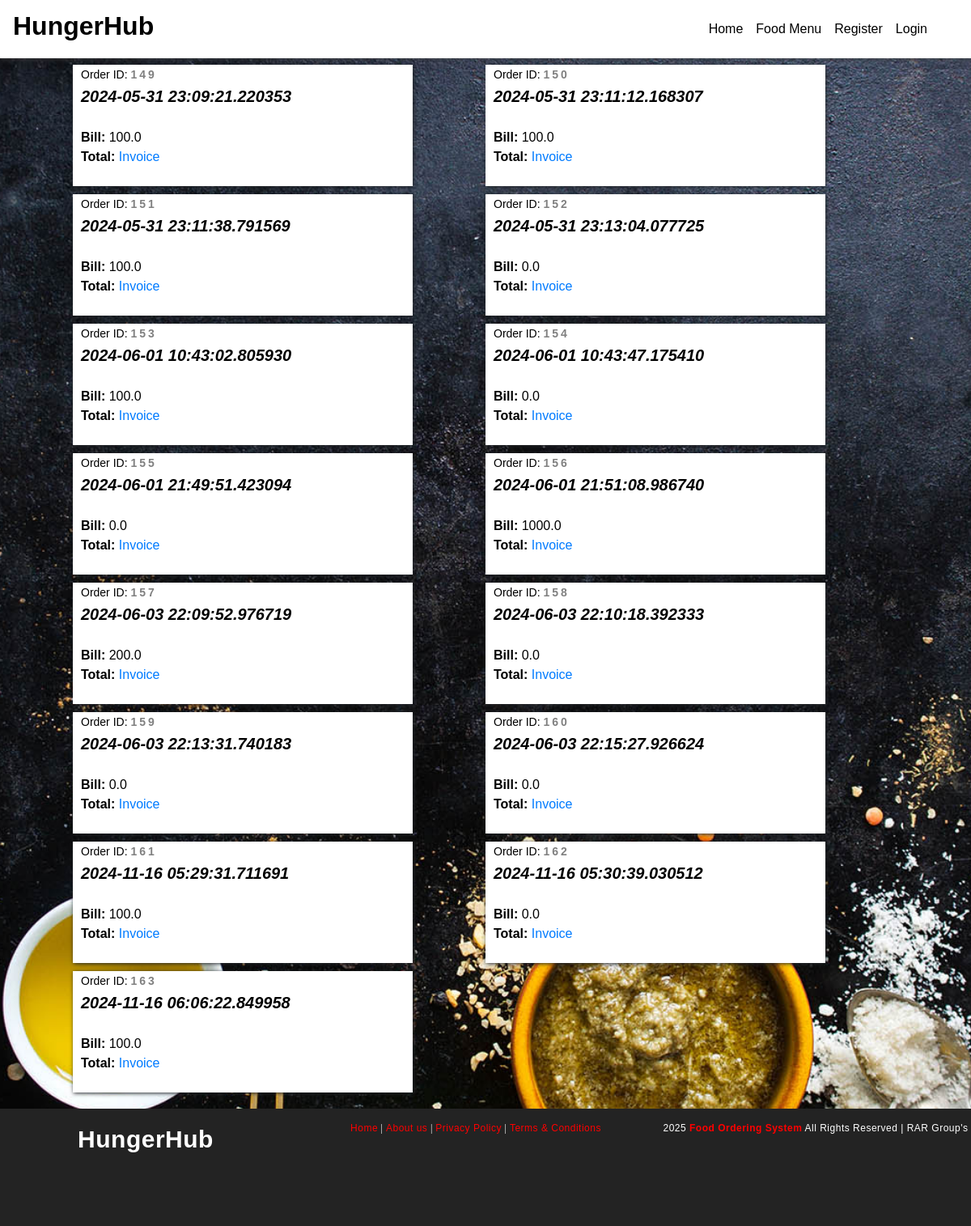
The page /orders on the database its author committed.
### foodapp/models.py (models this page shows)
class Order(models.Model):
	OrderId   = models.AutoField(primary_key=True)
	CustEmail = models.CharField(max_length=30)
	OrderDate = models.CharField(max_length=40)
	TotalBill = models.FloatField(max_length=50)
	class Meta:
		db_table = "FP_Order"

### foodapp/views.py (the view)
# urls.py: path('orders',views.getorder),
def getorder(request):
	orders = Order.objects.all()
	return render(request,'orderlist.html',{'orderlist':orders})

### Templates/foodapp/orderlist.html (shortened to what this page needs)
<!DOCTYPE html>
<html lang="en" dir="ltr">
  <head>
	{% load static %}
    <link rel="stylesheet" type="text/css" href="{% static 'css/imperial_style.css' %}" />
    <link rel="stylesheet" type="text/css" href="{% static 'css/master.css' %}" />
    <link rel="stylesheet" href="https://use.fontawesome.com/releases/v5.7.2/css/all.css">
    <link rel="stylesheet" href="https://use.fontawesome.com/releases/v5.3.1/css/all.css">
<link rel="stylesheet" href="https://stackpath.bootstrapcdn.com/bootstrap/4.4.1/css/bootstrap.min.css">
  </head>
    <nav class="navbar navbar-expand-lg navbar-light" style="position: fixed;width:100%;background-image: linear-gradient(180deg,#FFF,#FFF);box-shadow: 0px 0px 7px 0px #404040;">
      <a class="navbar-brand" href="/"><h2 style="color:black;font-family:sans-serif;font-weight:bolder;"><b><b>HungerHub</b></b></h2></a>
      <div class="collapse navbar-collapse" id="navbarSupportedContent">
        <ul class="navbar-nav" style="margin-left:auto!important;margin-right:30px;">
          <li class="nav-item active">
            <a class="nav-link" id="nav-link" href="home">Home <span class="sr-only">(current)</span></a>
          </li>
          <li class="nav-item active">
            <a class="nav-link" id="nav-link" href="allfood">Food Menu <span class="sr-only">(current)</span></a>
          </li>
          {% if request.session.CustId is None and request.session.AdminId is None %}
          <li class="nav-item active">
            <a class="nav-link" id="nav-link" href="addcustomer">Register <span class="sr-only">(current)</span></a>
          </li>
          {% endif %}
          {% if request.session.CustId is None and request.session.AdminId is None %}
          <li class="nav-item active">
            <a class="nav-link" id="nav-link" href="login">Login <span class="sr-only">(current)</span></a>
          </li>
          {% endif %}
        </ul>
      </div>
    </nav>
    <main style="margin-top:80px;">
      <form action="placeorder" method="post">
{% for o in orderlist %}
      <div class="" style="background:#FFF;position: static;width:35%;height:150px;margin-left: 7.5%;float:left;box-shadow:1px 1px 5px;margin-bottom:10px;">
        <span style="color:black;float:left;margin-left:10px;"><span style="font-size:14px;">Order ID: <b style="letter-spacing: 3px;color: grey;">{{o.OrderId}}</b></span><br /><b style="font-size:20px;"><i>{{o.OrderDate}}</i></b><br/>
<br />
<tr>
<td><b>Bill:  </b></td><td>{{o.TotalBill}}</td><br /><td><b>Total:  </b></td><td id="tlp" style="color:black;"></td>
</tr><a href="#">Invoice</a>
      </span>
      </div>
      {% endfor %}
    </form>
    </main>
    <footer>
      <div class="foot-con">
        <div class="fo-cont-1">
          <b>HungerHub</b>
        </div>
        <div class="fo-cont-2">
          <a class="ext-link" href="#">Home</a> |
            <a class="ext-link" href="#">About us</a> |
              <a class="ext-link" href="#">Privacy Policy</a> |
                <a class="ext-link" href="#">Terms & Conditions</a>
        </div>
      <script type='text/javascript'>var creditsyear = new Date();document.write(creditsyear.getFullYear());</script> <a class="ext-link" href="/"><b>Food Ordering System</b></a> All Rights Reserved | RAR Group's
    </footer>
  </body>
</html>

### foodapp/static/css/imperial_style.css (style rules this page uses)
* { margin: 0; padding: 0; font-family: sans-serif; box-sizing: border-box; text-decoration: none; }
a { color: red; }
#nav-link { font-family: sans-serif; font-weight: 400; color:black; }
footer { margin-top: 10px; padding-top: 15px; padding-bottom: 30px; background-color: #232323; color: white; font-family: sans-serif; font-size:12px; font-weight: normal; letter-spacing: 0.5px; text-align: center; flex-shrink: 0; }
.foot-con { width: 100%; height: 100px; overflow: hidden; }
.fo-cont-1 { width:30%; float: left; text-align: center; font-size: 30px; font-weight: normal; color: ; font-family: 'Bevan', cursive; overflow: hidden; }
.fo-cont-2 { width:38%; float: left; font-size: 12px; text-align: center; font-weight: normal; color: ; font-family: 'Ultra', serif; overflow: hidden; }

### foodapp/static/css/master.css (style rules this page uses)
* { margin: 0; padding: 0; font-family: sans-serif; box-sizing: border-box; text-decoration: none; }
main { margin-top: 50px; flex: 1 0 auto; }
footer { margin-top: 10px; padding-top: 15px; padding-bottom: 30px; background-color: #232323; color: white; font-family: sans-serif; font-size:12px; font-weight: normal; letter-spacing: 0.5px; text-align: center; flex-shrink: 0; }
.ext-link { color: red; }
.foot-con { width: 100%; height: 100px; overflow: hidden; }
.fo-cont-1 { width:30%; float: left; text-align: center; font-size: 30px; font-weight: normal; color: ; font-family: 'Bevan', cursive; overflow: hidden; }
.fo-cont-2 { width:38%; float: left; font-size: 12px; text-align: center; font-weight: normal; color: ; font-family: 'Ultra', serif; overflow: hidden; }

### rows shown on the page
Order: OrderId "149", OrderDate "2024-05-31 23:09:21.220353", TotalBill "100.0"
Order: OrderId "150", OrderDate "2024-05-31 23:11:12.168307", TotalBill "100.0"
Order: OrderId "151", OrderDate "2024-05-31 23:11:38.791569", TotalBill "100.0"
Order: OrderId "152", OrderDate "2024-05-31 23:13:04.077725", TotalBill "0.0"
Order: OrderId "153", OrderDate "2024-06-01 10:43:02.805930", TotalBill "100.0"
Order: OrderId "154", OrderDate "2024-06-01 10:43:47.175410", TotalBill "0.0"
Order: OrderId "155", OrderDate "2024-06-01 21:49:51.423094", TotalBill "0.0"
Order: OrderId "156", OrderDate "2024-06-01 21:51:08.986740", TotalBill "1000.0"
Order: OrderId "157", OrderDate "2024-06-03 22:09:52.976719", TotalBill "200.0"
Order: OrderId "158", OrderDate "2024-06-03 22:10:18.392333", TotalBill "0.0"
Order: OrderId "159", OrderDate "2024-06-03 22:13:31.740183", TotalBill "0.0"
Order: OrderId "160", OrderDate "2024-06-03 22:15:27.926624", TotalBill "0.0"
Order: OrderId "161", OrderDate "2024-11-16 05:29:31.711691", TotalBill "100.0"
Order: OrderId "162", OrderDate "2024-11-16 05:30:39.030512", TotalBill "0.0"
Order: OrderId "163", OrderDate "2024-11-16 06:06:22.849958", TotalBill "100.0"
